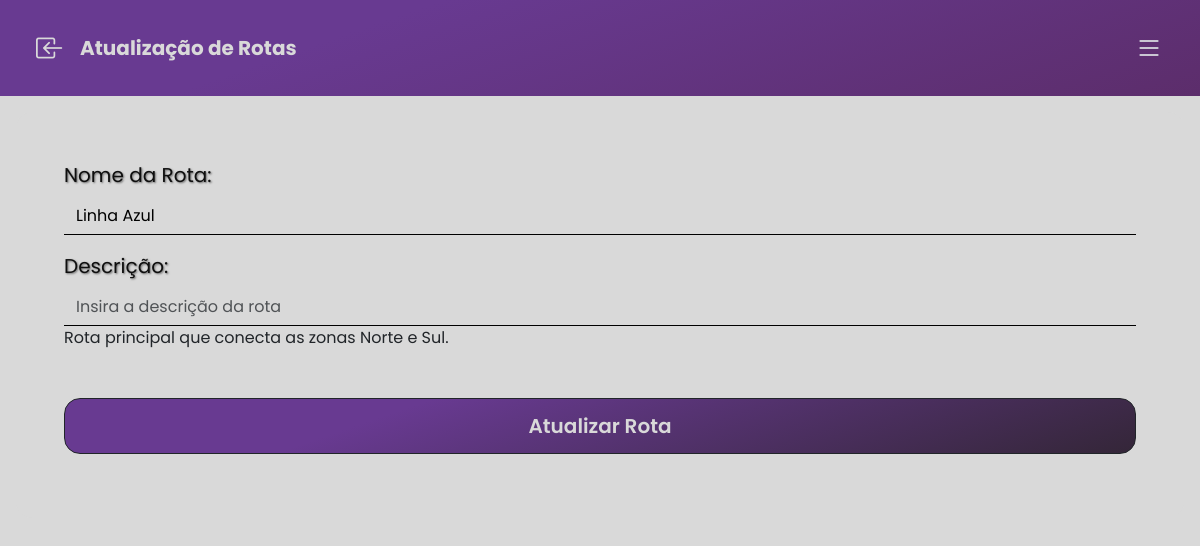
Page /public/cadastrorotas.php?id=1 (signed in) on the committed database.
### tables this page shows
CREATE TABLE rota (
    id_rota INT AUTO_INCREMENT PRIMARY KEY,
    nome VARCHAR(100) NOT NULL,
    descricao TEXT
);

### public/cadastrorotas.php (the view, shortened to what this page needs)
<?php
include 'db.php';
if (isset($_GET['id'])) {
    $id_rota = $_GET['id'];
    $sql2 = "SELECT * FROM rota WHERE id_rota='$id_rota'";
    $result = $conn->query($sql2);
    $rota_row = $result->fetch(PDO::FETCH_ASSOC);
    $nome = $rota_row['nome'];
    $descricao = $rota_row['descricao'];
?>
    <html lang="pt-br">
    <head>
        <link href="https://cdn.jsdelivr.net/npm/bootstrap@5.3.8/dist/css/bootstrap.min.css" rel="stylesheet">
        <link rel="stylesheet" href="https://cdn.jsdelivr.net/npm/bootstrap-icons@1.13.1/font/bootstrap-icons.min.css">
        <link rel="stylesheet" href="../styles/style.css">
    </head>
    <body>
        <main>
            <div class="container-fluid">
                <div class="row headerDash d-flex align-items-center sticky-top">
                    <div class="col-8  welcome lh-1">
                        <div class="col ms-4 fw-bold fs-5 d-flex align-items-center">
                            <i class="bi bi-box-arrow-in-left fs-3 me-3" onclick="window.location.href='gestaoDeRotas.php'"></i>
                            <p class="mb-0">Atualização de Rotas</p>
                        </div>
                    </div>
                    <div class="col-4">
                        <div class="col d-flex align-items-center justify-content-end">
                            <?php include 'partials/sidebar.php'; ?>
                        </div>
                    </div>
                </div>
                <div class="row justify-content-center p-3">
                    <div class="col">
                        <div class="row d-flex justify-content-center align-items-center">
                            <div class="col main p-3 p-md-5 align-items-center rounded-4">
                                <form method="POST">
                                    <div class="mb-3">
                                        <label for="nome" class="form-label tituloLight fs-5">Nome da Rota:</label>
                                        <input type="text" class="form-control" id="nome" name="nome" placeholder="Insira o nome da rota" value="<?php echo isset($nome) ? $nome : ''; ?>" required>
                                    </div>
                                    <div class="mb-5">
                                        <label for="descricao" class="form-label tituloLight fs-5">Descrição:</label>
                                        <input type="text" class="form-control" id="descricao" name="descricao" placeholder="Insira a descrição da rota" required><?php echo isset($descricao) ? $descricao : ''; ?>
                                    </div>
                                    <button type="submit" class="btn btn-dark btnLogin fs-5 fw-semibold rounded-4">Atualizar Rota</button>
                                </form>
                            </div>
                        </div>
                    </div>
                </div>
    </body>
    </html>
<?php
}
?>

### styles/style.css (style rules this page uses)
body { background-color: #D9D9D9; font-family: 'Poppins', sans-serif; width: 100%; margin: 0; overflow-x: hidden; }
.bodyDashboard { background-color: #D9D9D9; width: 100vw; height: 100vh; overflow-x: hidden; }
.main { background-color: #D9D9D9; width: 70vw; }
@media (max-width: 1200px) and (min-width: 801px) { .main { width: 35vw; } }
.form-control { color: black; background-color: transparent !important; box-shadow: none !important; border: none !important; border-bottom: 1px solid rgba(0, 0, 0) !important; border-radius: 4px 4px 0 0 !important; }
.btnLogin { color: #D9D9D9; width: 100%; height: 7vh; background: linear-gradient(161deg, rgba(104, 58, 145, 1) 30%, rgba(52, 38, 56, 1) 100%); }
.headerDash { background: #683A91; background: linear-gradient(161deg, rgba(104, 58, 145, 1) 30%, rgba(92, 45, 107, 1) 100%); height: 12vh; }
.welcome { color: #D9D9D9; }
.tituloLight { color: #0f0f0f; text-shadow: 1px 1px 2px rgba(0, 0, 0, 0.5); }

### rows in the picture
rota: nome "Linha Azul", descricao "Rota principal que conecta as zonas Norte e Sul."
